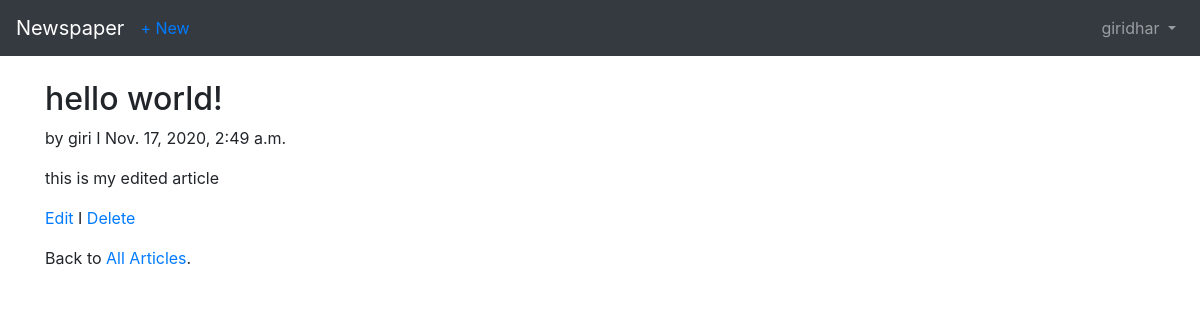
Screenshot of /articles/1/ (signed in) with the database file from the repository.
### users/models.py (models this page shows)
class CustomUser(AbstractUser):
    age = models.PositiveIntegerField(default=0)

### articles/models.py (models this page shows, shortened)
class Article(models.Model):
    title = models.CharField(max_length=255)
    body = models.TextField()
    date = models.DateTimeField(auto_now_add=True)
    author = models.ForeignKey(get_user_model(),on_delete=models.CASCADE,)

### articles/views.py (the view)
# urls.py: path('<int:pk>/',views.ArticleDetailView.as_view(), name='article_detail'),# new
class ArticleDetailView(LoginRequiredMixin,DetailView):
    model = models.Article
    template_name = 'article_detail.html'

### templates/article_detail.html
{% extends 'base.html' %}
{% block content %}
<div class="article-entry">
<h2>{{object.title }}</h2>
<p>by {{object.author }} I {{object.date }}</p>
<p> {{object.body }}</p>
</div>
<p><a href="{% url 'article_edit' article.pk %}">Edit</a> I <a href="{% url 'article_delete' article.pk %}">Delete</a></p>
<p>Back to <a href="{% url 'article_list' %}">All Articles</a>.</p>
{% endblock content %}

### templates/base.html (shortened to what this page needs)
<!doctype html>
<html lang="en">
<head>
<link rel="stylesheet"href="https://maxcdn.bootstrapcdn.com/bootstrap/4.
0.0/css\
/bootstrap.min.css" integrity="sha384-
Gn5384xqQ1aoWXA+058RXPxPg6fy4IWvT
Nh0E263XmFcJl\ SAwiGgFAW/dAiS6JXm"
crossorigin="anonymous">
</head>
<body>
<nav class="navbar navbar-expand-md navbar-dark bg-dark mb-4">
<a class="navbar-brand" href=" {% url 'home' %}">Newspaper</a>
<div class="collapse navbar-collapse" id="navbarCollapse">
 {% if user.is_authenticated %}
 <a href="{% url 'article_new' %}">+ New</a></li>
<ul class="navbar-nav ml-auto">
<li class="nav-item">
<a class="nav-link dropdown-toggle" href="#" id="userMenu" data-toggle="dropdown" aria-haspopup="true" aria-expanded="false">
 {{user.username }}
</a>
</li>
</ul>
{% else %}
<form class="form-inline ml-auto">
 <a href="{% url 'login' %}" class="btn btn-outline-secondary">Login</a>
 <a href="{% url 'signup' %}" class="btn btn-primary ml-2">Signup</a>
 </form>
 {% endif %}
 </div>
 </nav>
 <div class="container">
 {% block content %}
 {% endblock %}
</div>
</body>
</html>

### rows the page displays
CustomUser: username "giridhar"
Article: title "hello world!", author "giri", date "Nov. 17, 2020, 2:49 a.m.", body "this is my edited article"
